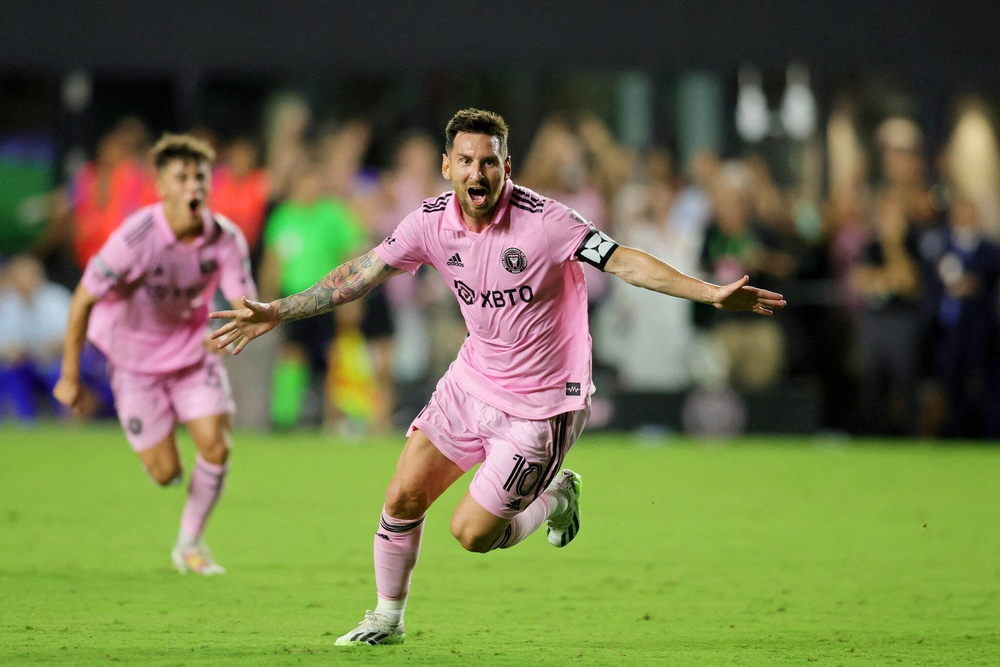
#> input picture images/messi.jpeg, 1000 x 667 px, shrunk from 2048 x 1365 before the run
$ python cropping.py
#> lines starting #> are read from the running program, lines starting #| are printed output that depends on the picture
import cv2
from matplotlib import pyplot as plt
import numpy as np

image = cv2.imread('../images/messi.jpeg')
#> image is the input picture: shape (667, 1000, 3); mean B, G, R 73, 113.8, 109.5
image = cv2.cvtColor(image, cv2.COLOR_BGR2RGB)

height = 300
width = 500

plt.figure(figsize=(20, 20))
plt.subplot(2, 2, 1)
plt.title("Original")
plt.imshow(image)
hgt, wdt = image.shape[:2]
#> hgt = 667; wdt = 1000
start_row, start_col = int(hgt * .25), int(wdt * .25)
#> start_row = 166; start_col = 250
end_row = start_row + height
#> end_row = 466
end_col = start_col + width
#> end_col = 750
cropped = image[start_row:end_row , start_col:end_col]
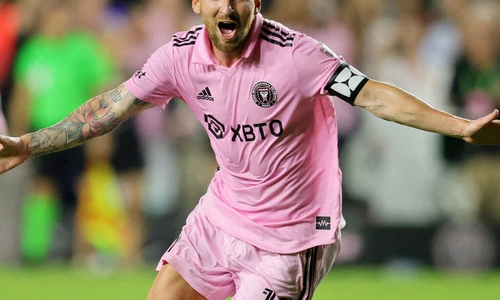
#> cropped: shape (300, 500, 3); mean R, G, B 143.3, 131.2, 111.3

plt.subplot(2, 2, 2)
plt.imshow(cropped)
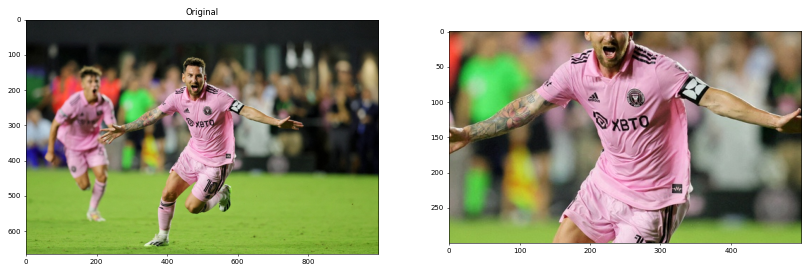
#> figure drawn by matplotlib, 2 panels

$ run again, with images/building.jpeg copied over images/messi.jpeg
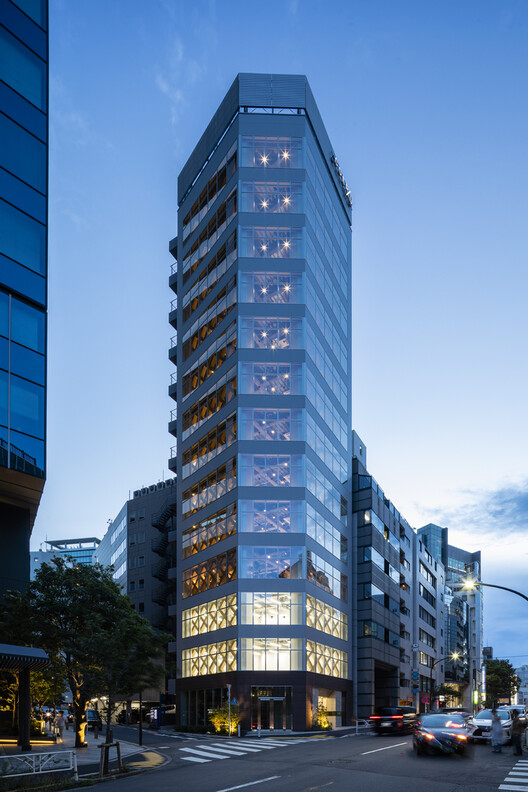
#> input picture images/building.jpeg, 528 x 792 px
#> image is the input picture: shape (792, 528, 3); mean B, G, R 159.1, 124.4, 96.3
#> `cropped = image[start_row:end_row , start_col:end_col]`:
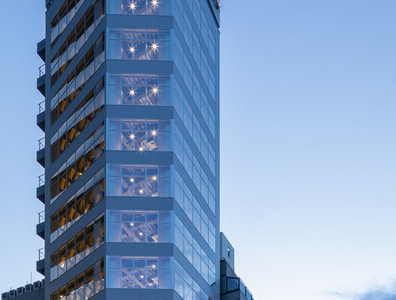
#> cropped: shape (300, 396, 3); mean R, G, B 129.8, 157.2, 192.8
#> `plt.imshow(cropped)`:
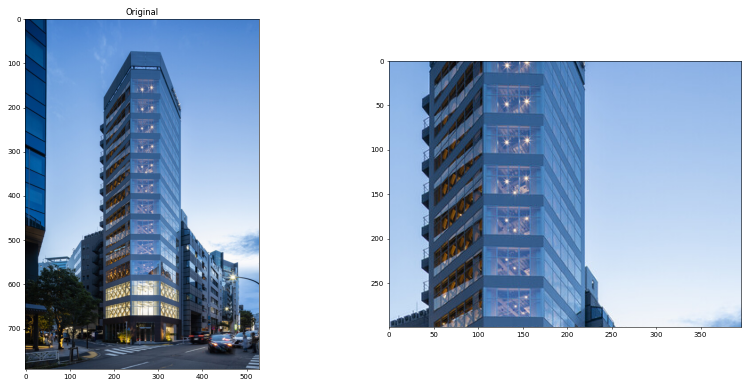
#> figure drawn by matplotlib, 2 panels

$ run again, with images/assortment-of-fruits.jpg copied over images/messi.jpeg
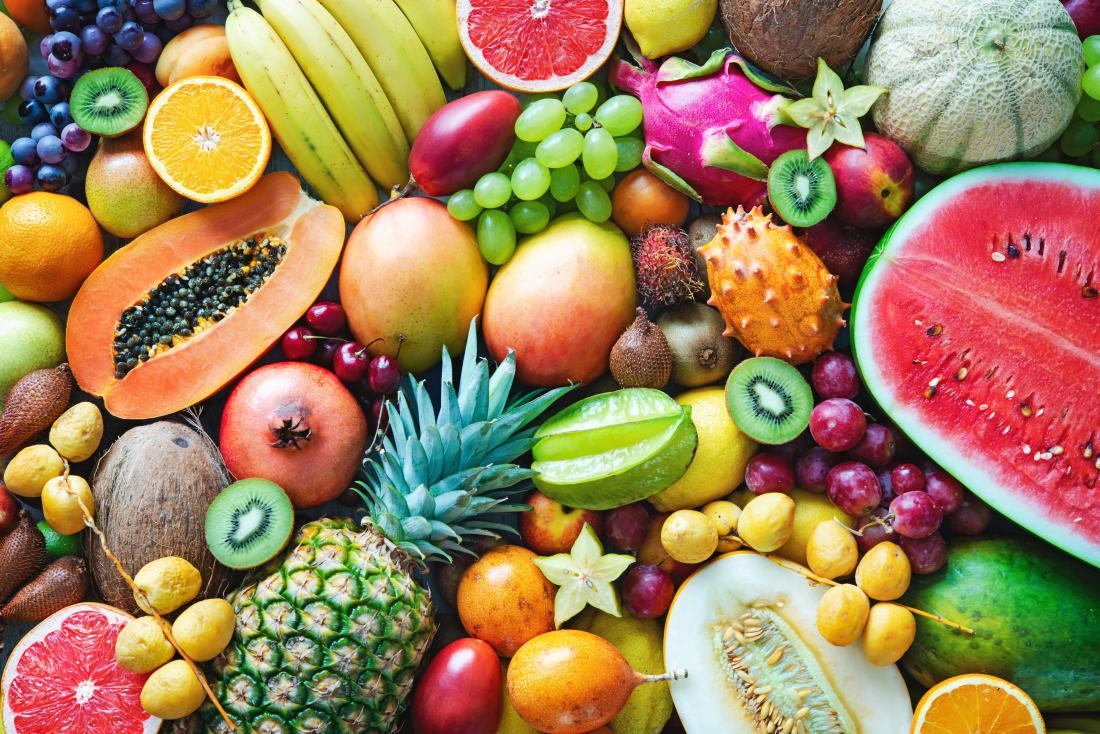
#> input picture images/assortment-of-fruits.jpg, 1100 x 734 px
#> image is the input picture: shape (734, 1100, 3); mean B, G, R 88.3, 126.3, 157.5
#> `cropped = image[start_row:end_row , start_col:end_col]`:
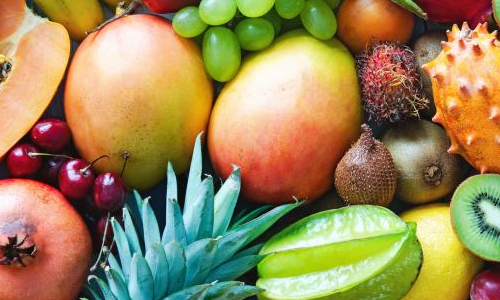
#> cropped: shape (300, 500, 3); mean R, G, B 154.8, 134.6, 87.7
#> `plt.imshow(cropped)`:
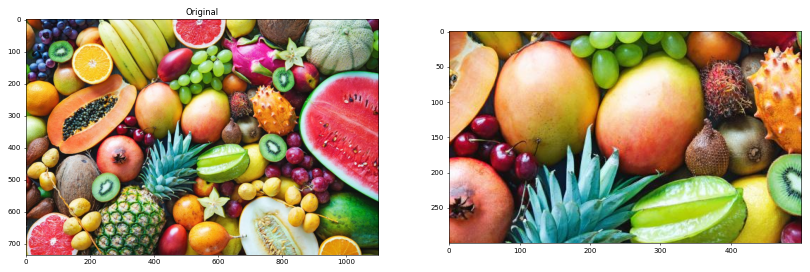
#> figure drawn by matplotlib, 2 panels
